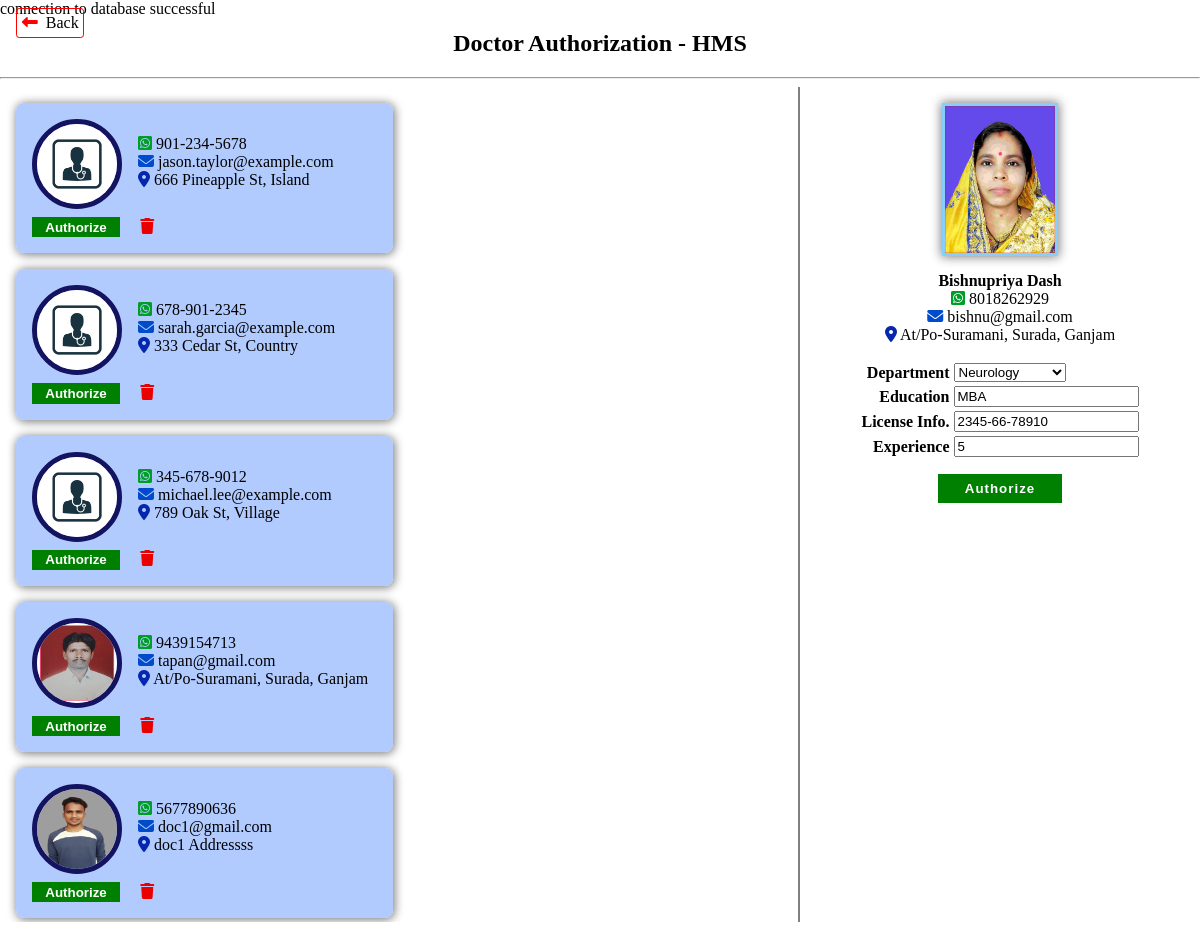
The page /admin/docPass.php?dId=1 on the database its author committed.
### tables this page shows
CREATE TABLE `doctor` (
  `id` int(11) NOT NULL,
  `name` varchar(50) NOT NULL,
  `dob` date NOT NULL,
  `gender` varchar(15) NOT NULL,
  `education` varchar(10000) NOT NULL,
  `spec_id` int(11) NOT NULL,
  `phone` varchar(15) NOT NULL,
  `email` varchar(100) NOT NULL,
  `img_src` varchar(1000) NOT NULL DEFAULT './Images/DoctorPassphoto/defaultDocDp.jpg',
  `address` varchar(1000) NOT NULL,
  `license_info` varchar(100) NOT NULL,
  `experience` int(11) NOT NULL,
  `password` varchar(100) NOT NULL,
  `fees` int(11) NOT NULL DEFAULT 300,
  `creation_date` timestamp NOT NULL DEFAULT current_timestamp() ON UPDATE current_timestamp(),
  `updation_date` datetime DEFAULT NULL,
  `adminPass` varchar(50) NOT NULL DEFAULT 'fail'
);

CREATE TABLE `spec_list` (
  `id` int(11) NOT NULL,
  `name` varchar(50) NOT NULL,
  `spec_desc` varchar(5000) NOT NULL,
  `creation_date` timestamp NOT NULL DEFAULT current_timestamp() ON UPDATE current_timestamp()
);

### admin/docPass.php (the view, shortened to what this page needs)
<?php
include './../config.php';
$result = $conn->query("SELECT * FROM `doctor` WHERE adminPass='fail' ORDER BY creation_date DESC;");
?>
<head>
    <link rel="stylesheet" href="docPass.css">
    <link href="https://cdnjs.cloudflare.com/ajax/libs/font-awesome/6.4.0/css/all.min.css" rel="stylesheet">
</head>
<body>
    <span onclick="window.location.href='admin.php'" class="cancel"><a href=""><i class="fa-solid fa-left-long"></i></a>&nbsp; Back</span>
    <h2>Doctor Authorization - HMS</h2>
    <hr>
    <div class="page">
        <div class="item1">
            <div class="container">
                <?php
                while ($row = $result->fetch_assoc()) {
                ?>
                    <div class="doc-card">
                        <div class="doc-contact">
                            <img src="./.<?php echo $row['img_src'] ?> " alt="">
                            <div>
                                <p><i onclick="window.open('https://wa.me/+91<?php echo $row['phone'] ?>')" title="WhatsApp" class="fa-brands fa-square-whatsapp" style="color: #009e28;"></i> <?php echo $row['phone'] ?> <br><i title="Email" onclick="window.open('mailto:<?php echo $row['email'] ?>')" class="fa-solid fa-envelope" style="color: #004bcc;"></i> <?php echo $row['email'] ?><br><i title="Address" class="fa-solid fa-location-dot" style="color: #0527ad;"></i> <?php echo $row['address'] ?></p>
                            </div>
                        </div>
                        <div class="actions">
                            <button onclick="window.location.replace('docPass.php?dId=<?php echo $row['id'] ?>')">Authorize</button>
                            <i onclick="confirmRedir(<?php echo $row['id'] ?>)" class="fa-solid fa-trash" style="color: #eb0000;"></i>
                        </div>
                    </div>
                <?php
                }
                ?>
            </div>
        </div>
        <div class="item2">
            <?php
            if ($_GET['dId']) {
                $doc = $conn->query("SELECT * FROM `doctor` WHERE id=" . $_GET['dId'])->fetch_assoc();
            ?>
                <div class="doc-details">
                    <img src="./.<?php echo $doc['img_src'] ?>">
                    <p><b><?php echo $doc['name'] ?></b><br><i onclick="window.open('https://wa.me/+91<?php echo $doc['phone'] ?>')" title="WhatsApp" class="fa-brands fa-square-whatsapp" style="color: #009e28;"></i> <?php echo $doc['phone'] ?> <br><i title="Email" onclick="window.open('mailto:<?php echo $doc['email'] ?>')" class="fa-solid fa-envelope" style="color: #004bcc;"></i> <?php echo $doc['email'] ?><br><i title="Address" class="fa-solid fa-location-dot" style="color: #0527ad;"></i> <?php echo $doc['address'] ?></p>
                </div>
                <form action="" method="post">
                    <table>
                        <tr>
                            <th>Department</th>
                            <td>
                                <select name="spec_id" required>
                                    <?php
                                    $result = $conn->query("SELECT * FROM `spec_list`;");
                                    while ($dept = $result->fetch_assoc()) {
                                    ?>
                                        <option <?php if ($dept['id'] == $doc['spec_id']) echo "selected" ?> value="<?php echo $dept['id'] ?>"><?php echo $dept['name'] ?></option>
                                    <?php
                                    }
                                    ?>
                                </select>
                            </td>
                        </tr>
                        <tr>
                            <th>Education</th>
                            <td><input type="text" name="edu" value="<?php echo $doc['education'] ?>" required></td>
                        </tr>
                        <tr>
                            <th>License Info.</th>
                            <td><input type="text" name="license" value="<?php echo $doc['license_info'] ?>" required></td>
                        </tr>
                        <tr>
                            <th>Experience</th>
                            <td><input type="number" name="exeperience" value="<?php echo $doc['experience'] ?>" required></td>
                        </tr>
                        <tr>
                            <td style="text-align: center;" colspan="2"><button name="doc-authorize">Authorize</button></td>
                        </tr>
                    </table>
                </form>
            <?php
            } else {
                echo "Click Authorize to see details here...";
            }
            ?>
        </div>
    </div>
</body>

### admin/docPass.css (style rules this page uses)
body { height: 100vh; margin: 0; }
h2 { margin-top: 0.5em; text-align: center; }
.page { height: 90vh; width: 100%; display: grid; grid-template-columns: 2fr 1fr; }
.page .item1 { border-right: 2px gray solid; overflow-y: scroll; }
.container { padding: 1em; display: flex; gap: 1em; flex-wrap: wrap; }
.doc-card { background-color: rgba(154, 188, 255, 0.767); padding: 1em; width: 45%; border-radius: 0.5em; box-shadow: 1px 1px 10px 1px gray; }
.doc-contact { display: flex; flex-wrap: wrap; gap: 1em; margin-bottom: 0.5em; }
.doc-card .doc-contact img { border-radius: 50%; border: 5px solid rgb(20, 19, 96); width: 5em; height: 5em; }
i { cursor: pointer; }
.actions i { margin-left: 1em; transition-duration: 0.4s; }
.item2 { padding: 1em; }
.item2 .doc-details { display: flex; flex-direction: column; justify-content: center; align-items: center; }
.item2 .doc-details img { width: 30%; border: 3px solid lightskyblue; box-shadow: 0 0 10px 1px gray; }
.item2 .doc-details p { text-align: center; }
.item2 form table { margin: auto; }
.item2 form table th { text-align: right; }
button { background-color: green; cursor: pointer; border: 0; padding: 0.2em 1em; color: white; font-weight: bold; }
form button { margin-top: 1em; letter-spacing: 1px; padding: 0.5em 2em; }
.cancel { position: absolute; top: 0.5em; left: 1em; padding: 0.3em; border: 1px red solid; cursor: pointer; transition-duration: 0.5s; border-radius: 0.2em; }
.cancel i { transition-duration: 0.5s; color: red; }

### rows shown on the page
doctor: img_src (placeholder picture), phone "901-234-5678", email "jason.taylor@example.com", address "666 Pineapple St, Island"
doctor: img_src (placeholder picture), phone "678-901-2345", email "sarah.garcia@example.com", address "333 Cedar St, Country"
doctor: img_src (placeholder picture), phone "345-678-9012", email "michael.lee@example.com", address "789 Oak St, Village"
doctor: img_src (picture), phone "9439154713", email "tapan@gmail.com", address "At/Po-Suramani, Surada, Ganjam"
doctor: img_src (picture), phone "5677890636", email "doc1@gmail.com", address "doc1 Addressss"
doctor: img_src (picture), name "Bishnupriya Dash", phone "8018262929", email "bishnu@gmail.com", address "At/Po-Suramani, Surada, Ganjam", spec_id "Neurology", edu "MBA", license "2345-66-78910", exeperience "5"
